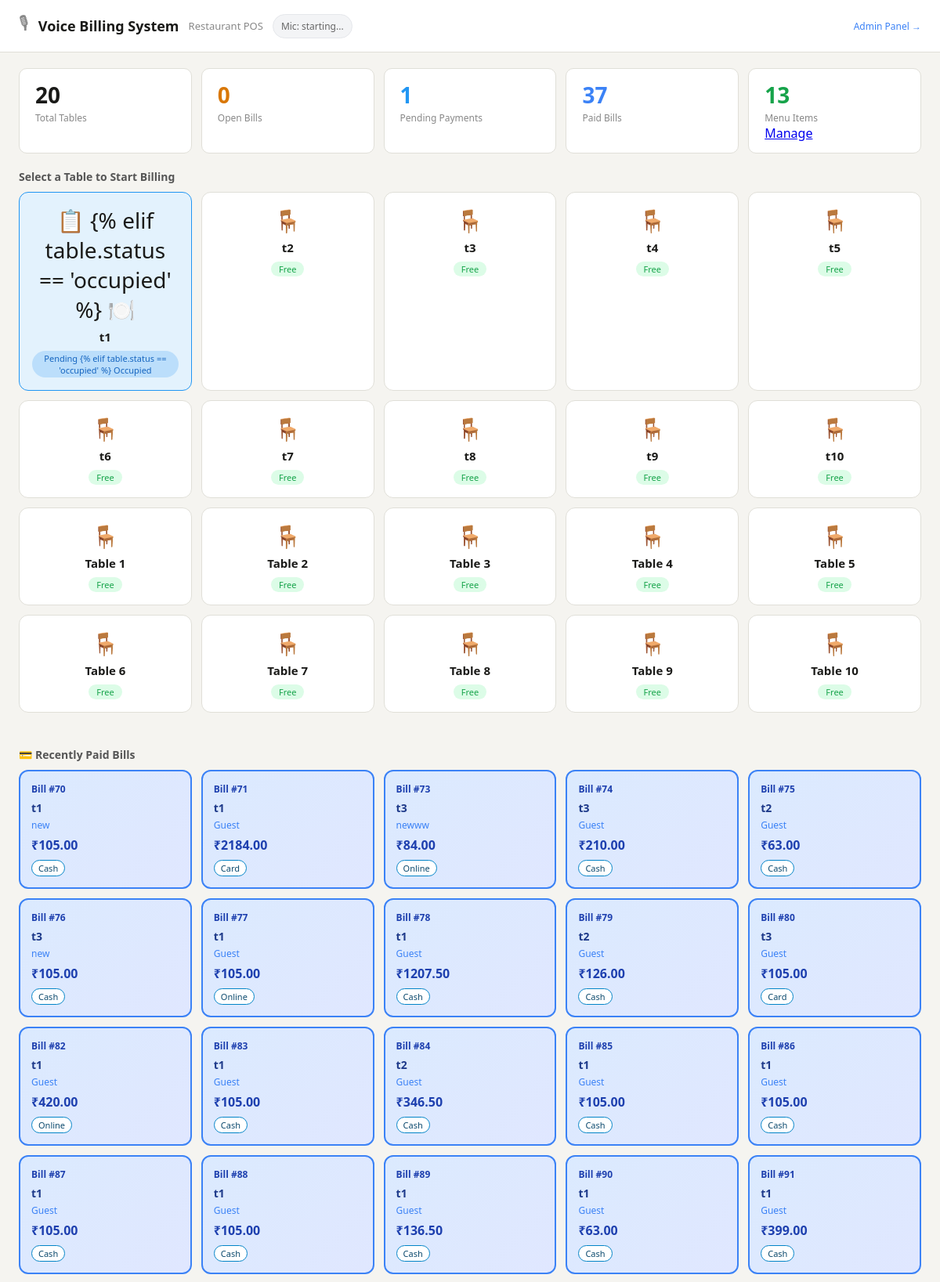
The page / (upper part) on the database its author committed.
### billing/models.py (models this page shows, shortened)
class Table(models.Model):
    STATUS_CHOICES = [
        ('free', 'Free'),
        ('occupied', 'Occupied'),
    ]
    name = models.CharField(max_length=20)  # e.g. "Table 1"
    status = models.CharField(max_length=10, choices=STATUS_CHOICES, default='free')

class Bill(models.Model):
    STATUS_CHOICES = [
        ('open', 'Open'),
        ('pending', 'Pending Payment'),
        ('paid', 'Paid'),
        ('cancelled', 'Cancelled'),
    ]
    PAYMENT_CHOICES = [
        ('cash', 'Cash'),
        ('online', 'Online'),
        ('card', 'Card'),
    ]
    table = models.ForeignKey(Table, on_delete=models.SET_NULL, null=True)
    customer = models.ForeignKey(Customer, on_delete=models.SET_NULL, null=True, blank=True)
    customer_name = models.CharField(max_length=100, default='Guest')
    items = models.JSONField(default=list)   # list of {item_id, name, qty, price, subtotal}
    subtotal = models.DecimalField(max_digits=10, decimal_places=2, default=0)
    gst_amount = models.DecimalField(max_digits=10, decimal_places=2, default=0)
    total = models.DecimalField(max_digits=10, decimal_places=2, default=0)
    discount_amount = models.DecimalField(max_digits=10, decimal_places=2, default=0)
    status = models.CharField(max_length=10, choices=STATUS_CHOICES, default='open')
    payment_method = models.CharField(max_length=10, choices=PAYMENT_CHOICES, null=True, blank=True)
    created_at = models.DateTimeField(auto_now_add=True)
    updated_at = models.DateTimeField(auto_now=True)
    GST_RATE = 0.05

### billing/views.py (the view)
# urls.py: path('', views.dashboard, name='dashboard'),
def dashboard(request):
    tables = Table.objects.all()
    for table in tables:
        has_open_bill = Bill.objects.filter(table=table, status='open').exclude(items=[]).exists()
        has_pending_bill = Bill.objects.filter(table=table, status='pending').exists()
        if table.status == 'occupied' and not has_open_bill and not has_pending_bill:
            table.status = 'free'
            table.save()
        elif table.status == 'free' and (has_open_bill or has_pending_bill):
            table.status = 'occupied'
            table.save()
    open_bills = Bill.objects.filter(status='open').exclude(items=[]).count()
    pending_bills = Bill.objects.filter(status='pending')
    paid_bills = Bill.objects.filter(status='paid')
    total_menu = MenuItem.objects.filter(is_available=True).count()
    pending_table_ids = list(pending_bills.values_list('table_id', flat=True).distinct())
    context = {
        'tables': Table.objects.all(),
        'open_bills': open_bills,
        'pending_bills': pending_bills,
        'pending_table_ids': pending_table_ids,
        'paid_bills': paid_bills,
        'total_menu': total_menu,
    }
    return render(request, 'billing/dashboard.html', context)

### billing/templates/billing/dashboard.html (shortened to what this page needs)
<!doctype html>
<html lang="en">
  <head>
  </head>
  <body>
    <header>
      <span style="font-size: 22px">🎙</span>
      <h1>Voice Billing System</h1>
      <span>Restaurant POS</span>
      <span id="voiceIndicator" class="voice-indicator">Mic: starting...</span>
      <a
        href="/admin-dashboard/"
        style="
          margin-left: auto;
          font-size: 12px;
          color: #3b82f6;
          text-decoration: none;
        "
        >Admin Panel →</a
      >
    </header>
    <div class="stats">
      <div class="stat">
        <div class="num">{{ tables.count }}</div>
        <div class="lbl">Total Tables</div>
      </div>
      <div class="stat">
        <div class="num" style="color: #d97706">{{ open_bills }}</div>
        <div class="lbl">Open Bills</div>
      </div>
      <div class="stat">
        <div class="num" style="color: #2196f3">{{ pending_bills.count }}</div>
        <div class="lbl">Pending Payments</div>
      </div>
      <div class="stat">
        <div class="num" style="color: #3b82f6">{{ paid_bills.count }}</div>
        <div class="lbl">Paid Bills</div>
      </div>
      <div class="stat">
        <div class="num" style="color: #16a34a">{{ total_menu }}</div>
        <div class="lbl">Menu Items</div>        <a href="{% url 'admin_dashboard' %}" class="btn btn-warning btn-sm mt-2">
             Manage
        </a>      </div>
    </div>
    <div class="section-title">Select a Table to Start Billing</div>
    <div class="table-grid">
      {% for table in tables %}
      <a
        href="{% url 'billing' table.id %}"
        class="table-card js-table-card {% if table.id in pending_table_ids %}pending{% elif table.status == 'occupied' %}occupied{% endif %}"
        data-table-id="{{ table.id }}"
      >
        <div class="mic-icon">
          {% if table.id in pending_table_ids %} 📋 {% elif table.status ==
          'occupied' %} 🍽️ {% else %} 🪑 {% endif %}
        </div>
        <div class="tname">{{ table.name }}</div>
        <span
          class="tstatus {% if table.id in pending_table_ids %}pending-badge{% elif table.status == 'occupied' %}occ-badge{% else %}free-badge{% endif %}"
        >
          {% if table.id in pending_table_ids %} Pending {% elif table.status ==
          'occupied' %} Occupied {% else %} Free {% endif %}
        </span>
      </a>
      {% endfor %}
    </div>
    {% if paid_bills %}
    <div class="section-title">💳 Recently Paid Bills</div>
    <div class="paid-bills-grid">
      {% for bill in paid_bills %}
      <div class="paid-bill-card">
        <div class="bill-number">Bill #{{ bill.id }}</div>
        <div class="bill-table">{{ bill.table.name }}</div>
        <div class="bill-name">{{ bill.customer_name }}</div>
        <div class="bill-total">₹{{ bill.total }}</div>
        <span class="bill-payment">
          {{ bill.payment_method|default:'Not Set'|capfirst }}
        </span>
      </div>
      {% endfor %}
    </div>
    {% endif %}
  </body>
</html>

### billing/templates/billing/dashboard.html (style rules this page uses)
*, *::before, *::after { box-sizing: border-box; margin: 0; padding: 0; }
body { font-family: system-ui, sans-serif; background: #f5f4f0; color: #1a1a18; }
header { background: #fff; border-bottom: 1px solid #e0dfd8; padding: 14px 24px; display: flex; align-items: center; gap: 12px; }
header h1 { font-size: 18px; font-weight: 600; }
header span { font-size: 13px; color: #888; }
.stats { display: flex; gap: 12px; padding: 20px 24px 0; }
.stat { background: #fff; border: 1px solid #e0dfd8; border-radius: 10px; padding: 14px 20px; flex: 1; }
.stat .num { font-size: 28px; font-weight: 600; }
.stat .lbl { font-size: 12px; color: #888; margin-top: 2px; }
.section-title { padding: 20px 24px 10px; font-size: 14px; font-weight: 600; color: #555; }
.table-grid { display: grid; grid-template-columns: repeat(5, 1fr); gap: 12px; padding: 0 24px 24px; }
.table-card { background: #fff; border: 1.5px solid #e0dfd8; border-radius: 12px; padding: 16px; text-align: center; cursor: pointer; transition: all 0.15s; text-decoration: none; color: inherit; }
.table-card.pending { background: #e3f2fd; border-color: #2196f3; }
.table-card .tname { font-size: 15px; font-weight: 600; margin-bottom: 4px; }
.table-card .tstatus { font-size: 11px; padding: 2px 10px; border-radius: 20px; display: inline-block; margin-top: 4px; }
.free-badge { background: #dcfce7; color: #16a34a; }
.pending-badge { background: #bbdefb; color: #1565c0; }
.mic-icon { font-size: 28px; margin-bottom: 6px; }
.voice-indicator { font-size: 12px; color: #666; background: #f3f4f6; border: 1px solid #e5e7eb; border-radius: 999px; padding: 6px 10px; }
.paid-bills-grid { display: grid; grid-template-columns: repeat(5, 1fr); gap: 12px; padding: 0 24px 24px; }
.paid-bill-card { background: linear-gradient(135deg, #dbeafe 0%, #e0e7ff 100%); border: 2px solid #3b82f6; border-radius: 12px; padding: 14px; cursor: pointer; transition: all 0.15s; text-decoration: none; color: inherit; }
.paid-bill-card .bill-number { font-size: 12px; color: #1e40af; font-weight: 600; margin-bottom: 6px; }
.paid-bill-card .bill-table { font-size: 14px; font-weight: 600; color: #1e3a8a; margin-bottom: 4px; }
.paid-bill-card .bill-name { font-size: 12px; color: #3b82f6; margin-bottom: 6px; }
.paid-bill-card .bill-total { font-size: 16px; font-weight: 700; color: #1e40af; margin-bottom: 6px; }
.paid-bill-card .bill-payment { font-size: 11px; padding: 2px 8px; border-radius: 12px; background: #fff; color: #0c4a6e; border: 1px solid #0284c7; display: inline-block; }

### rows shown on the page
Table: shows "📋 {% elif table.status == 'occupied' %} 🍽️", name "t1", shows "Pending {% elif table.status == 'occupied' %} Occupied"
Table: name "t2", shows "Free"
Table: name "t3", shows "Free"
Table: name "t4", shows "Free"
Table: name "t5", shows "Free"
Table: name "t6", shows "Free"
Table: name "t7", shows "Free"
Table: name "t8", shows "Free"
Table: name "t9", shows "Free"
Table: name "t10", shows "Free"
Table: name "Table 1", shows "Free"
Table: name "Table 2", shows "Free"
Table: name "Table 3", shows "Free"
Table: name "Table 4", shows "Free"
Table: name "Table 5", shows "Free"
Table: name "Table 6", shows "Free"
Table: name "Table 7", shows "Free"
Table: name "Table 8", shows "Free"
Table: name "Table 9", shows "Free"
Table: name "Table 10", shows "Free"
Bill: id "70", table.name "t1", customer_name "new", total "105.00", payment_method "Cash"
Bill: id "71", table.name "t1", customer_name "Guest", total "2184.00", payment_method "Card"
Bill: id "73", table.name "t3", customer_name "newww", total "84.00", payment_method "Online"
Bill: id "74", table.name "t3", customer_name "Guest", total "210.00", payment_method "Cash"
Bill: id "75", table.name "t2", customer_name "Guest", total "63.00", payment_method "Cash"
Bill: id "76", table.name "t3", customer_name "new", total "105.00", payment_method "Cash"
Bill: id "77", table.name "t1", customer_name "Guest", total "105.00", payment_method "Online"
Bill: id "78", table.name "t1", customer_name "Guest", total "1207.50", payment_method "Cash"
Bill: id "79", table.name "t2", customer_name "Guest", total "126.00", payment_method "Cash"
Bill: id "80", table.name "t3", customer_name "Guest", total "105.00", payment_method "Card"
Bill: id "82", table.name "t1", customer_name "Guest", total "420.00", payment_method "Online"
Bill: id "83", table.name "t1", customer_name "Guest", total "105.00", payment_method "Cash"
Bill: id "84", table.name "t2", customer_name "Guest", total "346.50", payment_method "Cash"
Bill: id "85", table.name "t1", customer_name "Guest", total "105.00", payment_method "Cash"
Bill: id "86", table.name "t1", customer_name "Guest", total "105.00", payment_method "Cash"
Bill: id "87", table.name "t1", customer_name "Guest", total "105.00", payment_method "Cash"
Bill: id "88", table.name "t1", customer_name "Guest", total "105.00", payment_method "Cash"
Bill: id "89", table.name "t1", customer_name "Guest", total "136.50", payment_method "Cash"
Bill: id "90", table.name "t1", customer_name "Guest", total "63.00", payment_method "Cash"
Bill: id "91", table.name "t1", customer_name "Guest", total "399.00", payment_method "Cash"

### other values the page prints
{{ tables.count }} "20"
{{ open_bills }} "0"
{{ pending_bills.count }} "1"
{{ paid_bills.count }} "37"
{{ total_menu }} "13"
